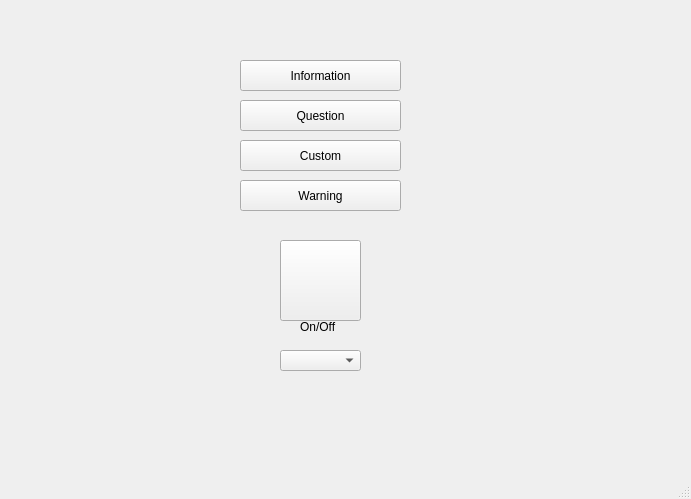
<?xml version="1.0" encoding="UTF-8"?>
<ui version="4.0">
 <class>MainWindow</class>
 <widget class="QMainWindow" name="MainWindow">
  <property name="geometry">
   <rect>
    <x>0</x>
    <y>0</y>
    <width>691</width>
    <height>499</height>
   </rect>
  </property>
  <property name="contextMenuPolicy">
   <enum>Qt::CustomContextMenu</enum>
  </property>
  <property name="acceptDrops">
   <bool>true</bool>
  </property>
  <property name="windowTitle">
   <string>Menu</string>
  </property>
  <widget class="QWidget" name="centralwidget">
   <widget class="QPushButton" name="pushButton">
    <property name="geometry">
     <rect>
      <x>240</x>
      <y>60</y>
      <width>161</width>
      <height>31</height>
     </rect>
    </property>
    <property name="text">
     <string>Information</string>
    </property>
   </widget>
   <widget class="QPushButton" name="pushButton_2">
    <property name="geometry">
     <rect>
      <x>240</x>
      <y>100</y>
      <width>161</width>
      <height>31</height>
     </rect>
    </property>
    <property name="text">
     <string>Question</string>
    </property>
   </widget>
   <widget class="QPushButton" name="pushButton_3">
    <property name="geometry">
     <rect>
      <x>240</x>
      <y>140</y>
      <width>161</width>
      <height>31</height>
     </rect>
    </property>
    <property name="text">
     <string>Custom</string>
    </property>
   </widget>
   <widget class="QPushButton" name="pushButton_4">
    <property name="geometry">
     <rect>
      <x>240</x>
      <y>180</y>
      <width>161</width>
      <height>31</height>
     </rect>
    </property>
    <property name="text">
     <string>Warning</string>
    </property>
   </widget>
   <widget class="QPushButton" name="pushButton_5">
    <property name="geometry">
     <rect>
      <x>280</x>
      <y>240</y>
      <width>81</width>
      <height>81</height>
     </rect>
    </property>
    <property name="text">
     <string/>
    </property>
   </widget>
   <widget class="QComboBox" name="Menu">
    <property name="enabled">
     <bool>true</bool>
    </property>
    <property name="geometry">
     <rect>
      <x>280</x>
      <y>350</y>
      <width>81</width>
      <height>21</height>
     </rect>
    </property>
    <property name="mouseTracking">
     <bool>false</bool>
    </property>
    <property name="statusTip">
     <string extracomment="Menu"/>
    </property>
    <property name="whatsThis">
     <string extracomment="Menu"/>
    </property>
    <property name="accessibleName">
     <string extracomment="Menu">Menu</string>
    </property>
    <property name="accessibleDescription">
     <string extracomment="Menu"/>
    </property>
    <property name="editable">
     <bool>false</bool>
    </property>
    <property name="currentText">
     <string extracomment="Menu"/>
    </property>
    <property name="placeholderText">
     <string comment="Menu" extracomment="Menu">Menu</string>
    </property>
    <item>
     <property name="text">
      <string>First</string>
     </property>
     <property name="icon">
      <iconset theme="Menu"/>
     </property>
    </item>
    <item>
     <property name="text">
      <string>Second</string>
     </property>
     <property name="icon">
      <iconset theme="Menu"/>
     </property>
    </item>
    <item>
     <property name="text">
      <string>Third</string>
     </property>
     <property name="icon">
      <iconset theme="Menu"/>
     </property>
    </item>
   </widget>
   <widget class="QLabel" name="label">
    <property name="geometry">
     <rect>
      <x>300</x>
      <y>320</y>
      <width>47</width>
      <height>13</height>
     </rect>
    </property>
    <property name="text">
     <string>On/Off</string>
    </property>
   </widget>
  </widget>
  <widget class="QMenuBar" name="menubar">
   <property name="geometry">
    <rect>
     <x>0</x>
     <y>0</y>
     <width>691</width>
     <height>21</height>
    </rect>
   </property>
  </widget>
  <widget class="QStatusBar" name="statusbar"/>
 </widget>
 <resources/>
 <connections/>
</ui>
